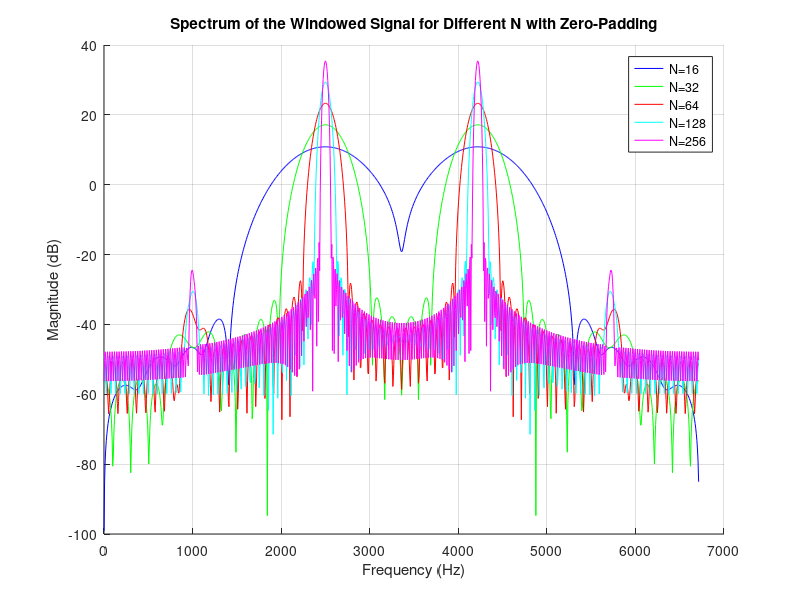

The MATLAB source for this figure:
%2c
% Parameters
A0 = 0.001;
A1 = 1;
Omega0 = 2 * pi * 1000;  % תדר סינוסואידה ראשוני ברד/שנייה
F_s = 6720;  % תדר דגימה ברד/שנייה
N_values = [16, 32, 64, 128, 256];  % ערכים שונים של N
colors = ['b', 'g', 'r', 'c', 'm'];  % צבעים שונים לגרפים
beta = 7;

figure;
hold on;  % מאפשר ציור של כל הגרפים באותה תמונה

for idx = 1:length(N_values)
    N = N_values(idx);
    Omega1 = Omega0 + (2 * pi * 1.5 * 1000);  % Adjusted frequency of the second sinusoid
    t = (0:N-1) /(F_s);  % וקטור הזמן
    
    % חלון קייזר (Kaiser window)
    window = kaiser(N, beta)';
    
    % בניית האות
    x = (A0 * sin(Omega0 * t) + A1 * sin(Omega1 * t)) .* window;
    
    % אפס ריפוד להגדלת רזולוציית ה-FFT (zero-padding to increase FFT resolution)
    X = fft(x, 1024);
    freqs = (0:1023) * (F_s / 1024);  % וקטור תדרים עם ריפוד
    
    % ציור הספקטרום
    plot(freqs, 20*log10(abs(X)), 'Color', colors(idx), 'DisplayName', sprintf('N=%d', N));
end

title('Spectrum of the Windowed Signal for Different N with Zero-Padding');
xlabel('Frequency (Hz)');
ylabel('Magnitude (dB)');
legend show;
grid on;
hold off;

